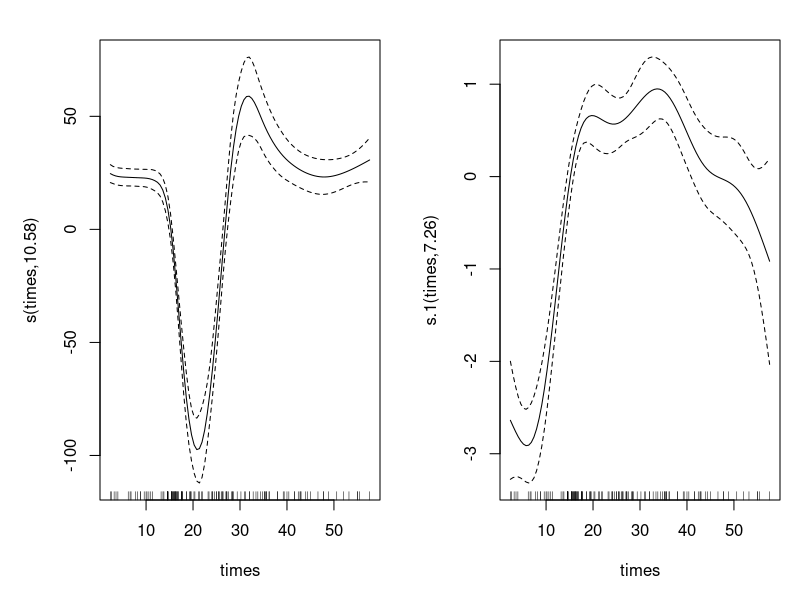

Source code (R):
library(mgcv)


### Name: gaulss
### Title: Gaussian location-scale model family
### Aliases: gaulss
### Keywords: models regression

### ** Examples

library(mgcv);library(MASS)
b <- gam(list(accel~s(times,k=20,bs="ad"),~s(times)),
            data=mcycle,family=gaulss())
summary(b) 
plot(b,pages=1,scale=0)
